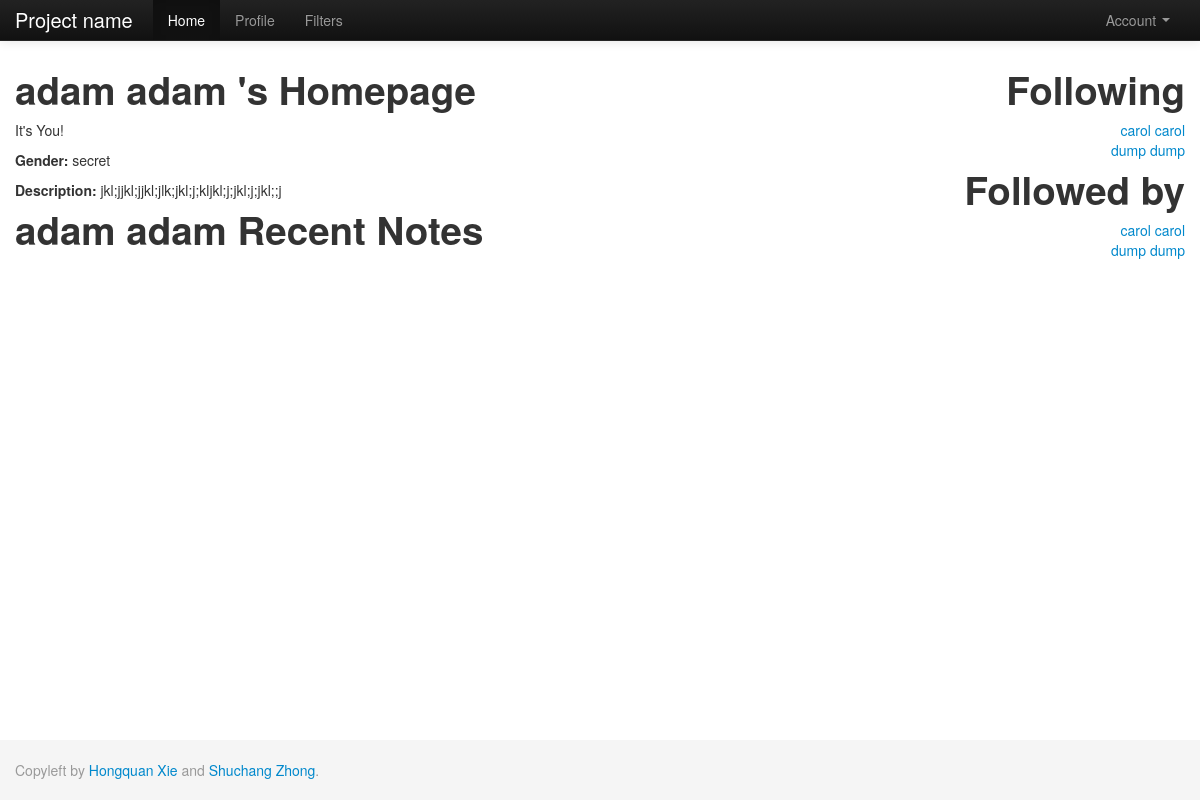
Before: /index.php/user?uid=1 (signed in) with the older database file.
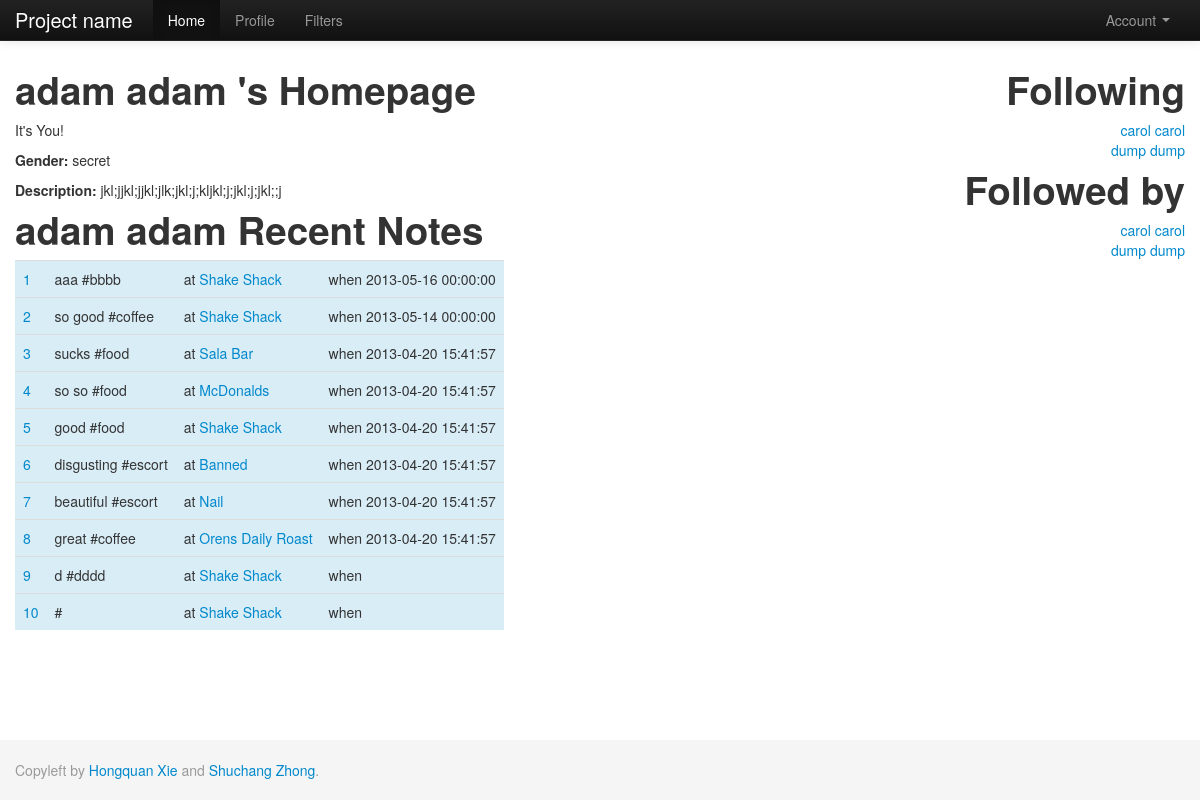
After: the same page with the newer database file.
### tables this page shows
CREATE TABLE IF NOT EXISTS `follow` (
  `CURRENT_U` int(11) NOT NULL DEFAULT '0',
  `FOLLOWED_USER` int(11) NOT NULL DEFAULT '0',
  `dt_inserted` datetime NOT NULL,
  `dt_edited` timestamp NOT NULL DEFAULT CURRENT_TIMESTAMP,
  `active` tinyint(1) NOT NULL DEFAULT '1',
  PRIMARY KEY (`CURRENT_U`,`FOLLOWED_USER`)
);

CREATE TABLE IF NOT EXISTS `user` (
  `uid` int(11) NOT NULL AUTO_INCREMENT,
  `uname` varchar(50) NOT NULL,
  `email` varchar(50) NOT NULL,
  `password` varchar(50) NOT NULL,
  `dt_inserted` datetime NOT NULL,
  `dt_edited` timestamp NOT NULL DEFAULT '0000-00-00 00:00:00' ON UPDATE CURRENT_TIMESTAMP,
  `first_name` varchar(50) NOT NULL,
  `last_name` varchar(50) NOT NULL,
  `gender` tinyint(1) DEFAULT NULL,
  `photo` varchar(100) DEFAULT NULL,
  `description` varchar(1000) NOT NULL,
  `last_latitude` float NOT NULL DEFAULT '0',
  `last_longitude` float NOT NULL DEFAULT '0',
  `current_state` varchar(50) NOT NULL,
  `active` tinyint(1) NOT NULL DEFAULT '1',
  PRIMARY KEY (`uid`),
  UNIQUE KEY `email` (`email`,`uname`)
);

CREATE TABLE IF NOT EXISTS `note` (
  `nid` int(11) NOT NULL AUTO_INCREMENT,
  `uid` int(11) DEFAULT NULL,
  `pid` int(11) DEFAULT NULL,
  `text_body` varchar(1000) DEFAULT NULL,
  `keyword` varchar(200) DEFAULT NULL,
  `dt_inserted` datetime DEFAULT NULL,
  `dt_edited` timestamp NOT NULL DEFAULT CURRENT_TIMESTAMP,
  `active` tinyint(1) NOT NULL DEFAULT '1',
  `s_from` datetime DEFAULT '0000-00-00 00:00:00',
  `s_to` datetime DEFAULT '0000-00-00 00:00:00',
  `repeat_flag` tinyint(1) DEFAULT '0',
  `sunday` tinyint(1) DEFAULT '0',
  `monday` tinyint(1) DEFAULT '0',
  `tuesday` tinyint(1) DEFAULT '0',
  `wednesday` tinyint(1) DEFAULT '0',
  `thursday` tinyint(1) DEFAULT '0',
  `friday` tinyint(1) DEFAULT '0',
  `saturday` tinyint(1) DEFAULT '0',
  `public` tinyint(1) NOT NULL,
  PRIMARY KEY (`nid`)
);

CREATE TABLE IF NOT EXISTS `place` (
  `pid` int(11) NOT NULL AUTO_INCREMENT,
  `pname` varchar(100) DEFAULT NULL,
  `latitude` float DEFAULT NULL,
  `longitude` float DEFAULT NULL,
  `dt_inserted` datetime NOT NULL,
  `dt_edited` timestamp NOT NULL DEFAULT CURRENT_TIMESTAMP,
  `active` tinyint(1) NOT NULL DEFAULT '1',
  PRIMARY KEY (`pid`)
);

### application/controllers/home.php (called while the page is built, shortened)
<?php
class Home extends CI_Controller{
    public function __construct(){
        $this->load->helper('view_helper');
        $this->load->view('header');
    }
    public function user(){
        $uid = $this->input->get('uid');
        $this->load->model('User');
        $this->User->uid = $uid;
        $user            = current($this->User->get());
        $data['user']    = $user;
        $this->load->model('Note');
        $this->Note->uid = $uid;
        $this->Note->order_by = 'note_dt_inserted desc';
        $note            = $this->Note->get();
        $data['note']    = $note;
        $this->load->model('follow', 'f1');
        $this->f1->current_u = $uid;
        $following           = $this->f1->get();
        $data['following']   = $following;
        $this->load->model('follow', 'f2');
        $this->f2->followed_user = $uid;
        $followed                = $this->f2->get();
        $data['followed']        = $followed;
        if (empty($user)) {
            show_404('page');
        } else {
            $this->load->view('user', $data);
        }
        $this->load->view('footer');
    }
}
?>

### index.php (called while the page is built, shortened)
<?php
require_once BASEPATH.'core/CodeIgniter.php';

### application/models/user.php (called while the page is built, shortened)
<?php
class User extends CI_Model {
    function get($params=null){
		$this->db->select('*');
		$this->db->from('user');
		$where = ' 1=1 ';
		if(isset($this->uid)){
			$where .= ' AND user.uid = '.$this->uid;
		}
		if($params){
			$params['user.active']=1;
			$this->db->where($params);
		}else
			$this->db->where($where, null, false);
		$query = $this->db->get();
        return $query->result_array();
    }
}

### application/models/follow.php (called while the page is built, shortened)
<?php
class Follow extends CI_Model {
    function get($params=null){
		$this->db->select('*');
		$this->db->from('follow');
		if(isset($this->current_u)){
			$joinClause = "user.uid=follow.followed_user";
		}
		if(isset($this->followed_user)){
			$joinClause = "user.uid=follow.current_u";
		}
		$this->db->join('user',$joinClause);
		$where = ' 1=1 ';
		if(isset($this->current_u)){
			$where .= ' AND follow.current_u = '.$this->current_u;
		}
		if(isset($this->followed_user)){
			$where .= ' AND follow.followed_user = '.$this->followed_user;
		}
		if($params){
			$this->db->where($params);
		}else
			$this->db->where($where, null, false);
		$query = $this->db->get();
        return $query->result_array();
    }
}

### application/models/note.php (called while the page is built, shortened)
<?php
class Note extends CI_Model {
    function get($params=null){
		$this->db->select('*,note.dt_inserted as note_dt_inserted');
		$this->db->from('note');
		$this->db->join('user','user.uid=note.uid');
		$this->db->join('place','place.pid=note.pid');
		$where = ' 1=1 ';
		$newString ='and note.public = 1 or (note.public = 0 and note.uid in (select current_u from follow where active = "1" and followed_user ='.$_SESSION['user']['uid'].' ))';
		$where .= $newString;
		if(isset($this->uid)){
			$where .= ' AND note.uid = '.$this->uid;
		}
		if($params){
			$params['note.active']=1;
			$this->db->where($params);
		}else
			$this->db->where($where, null, false);
		if(isset($this->order_by))
			$this->db->order_by($this->order_by);
		$query = $this->db->get();
        return $query->result_array();
    }
}

### application/views/user.php (the view)
<div style='width=75%; float:left;'>
<h1><?php echo $user['first_name']." ".$user['last_name'];?> 's Homepage</h1>
<p><?php
if ($user['uid']==$_SESSION['user']['uid']) {
	echo "It's You!";
} else {
	echo "follow or unfollow, TODO";
}
?></p>
<p><b>Gender:</b> <?php
    if ($user['gender']==1){
    	echo "gentle";
    } else if ($user['gender']==0){
    	echo "lady";
    } else {
    	echo "secret";
    }
?></p>
<p><b>Description:</b> <?php echo $user['description']; ?> </p>
<h1><?php echo $user['first_name']." ".$user['last_name'];?> Recent Notes</h1>
<table class="table table-hover">
	<?php
	$index = 1;
		foreach($note as $row){
    ?>
	<tr class="info">
	    <td><a href="note?nid=<?php echo $row['nid'];?>"><?php echo $index;$index+=1; ?></a></td>
	    <td><?php echo $row['text_body']." #".$row['keyword']; ?></td>
	    <td>at <a href="place?pid=<?php echo $row['pid']; ?>"><?php echo $row['pname']; ?></a></td>
		<td>when <?php echo $row['note_dt_inserted']; ?></td>
	  </tr>
	<?php
    }
	?>
</table>
</div>
<div style='width=25%; float:right;'>
	<h1 style="text-align:right;">Following</h1>
	<div style="text-align:right;">
	<?php
	foreach($following as $row){
		echo "<a href=user?uid=".$row['FOLLOWED_USER'].">";
		echo $row['first_name']." ".$row['last_name'];
		echo "</a><br>";
	}
	?>
	</div>
	<h1 style="text-align:right;">Followed by</h1>
	<div style="text-align:right;">
		<?php
		foreach($followed as $row){
			echo "<a href=user?uid=".$row['CURRENT_U'].">";
			echo $row['first_name']." ".$row['last_name'];
			echo "</a><br>";
		}
		?>
	</div>
</div>

Changed rows visible on the page:
added note: text_body "aaa", keyword "bbbb", pid.pname "Shake Shack", dt_inserted "2013-05-16 00:00:00"
added note: text_body "so good", keyword "coffee", pid.pname "Shake Shack", dt_inserted "2013-05-14 00:00:00"
now on this page (row edited): note: text_body "sucks", keyword "food", pid.pname "Sala Bar", dt_inserted "2013-04-20 15:41:57"
now on this page (row edited): note: text_body "so so", keyword "food", pid.pname "McDonalds", dt_inserted "2013-04-20 15:41:57"
now on this page (row edited): note: text_body "good", keyword "food", pid.pname "Shake Shack", dt_inserted "2013-04-20 15:41:57"
now on this page (row edited): note: text_body "disgusting", keyword "escort", pid.pname "Banned", dt_inserted "2013-04-20 15:41:57"
now on this page (row edited): note: text_body "beautiful", keyword "escort", pid.pname "Nail", dt_inserted "2013-04-20 15:41:57"
now on this page (row edited): note: text_body "great", keyword "coffee", pid.pname "Orens Daily Roast", dt_inserted "2013-04-20 15:41:57"
added note: text_body "d", keyword "dddd", pid.pname "Shake Shack"
added note: pid.pname "Shake Shack"
